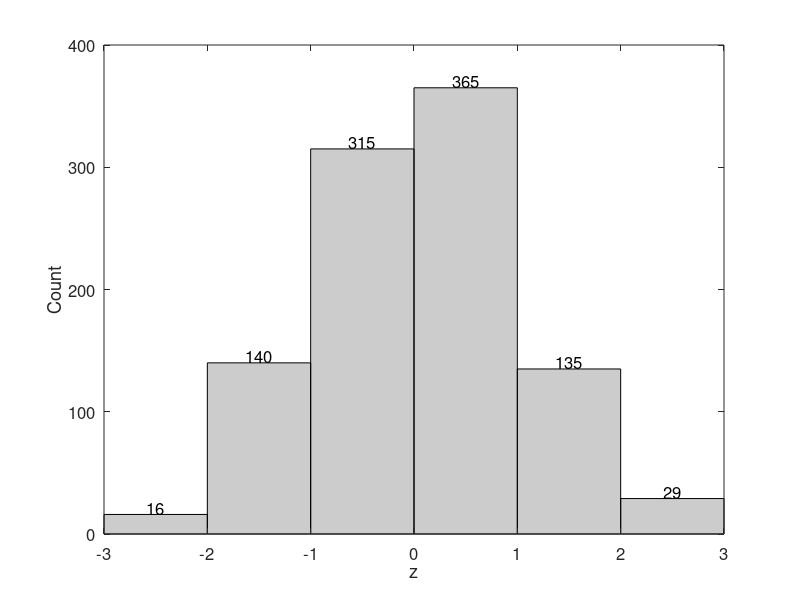

Write MATLAB code to recreate this figure.
%% FINE-TUNE THE HISTOGRAM
z = randn(1000,1);       % Generate data.
BinCenters = (-2.5:2.5); % Define the bin centers.
figure;
hist(z,BinCenters);      % Generate histogram.
xlabel('z'); ylabel('Count');
set(gca,'FontSize',12,...% Change the font size.
    'XLim',[-3,3],...    % Set x range.
    'YTick',(0:100:400));
PatchHandle = findobj('Type','Patch'); % Get the patch object handles.
set(PatchHandle,'FaceColor',[0.8 0.8 0.8]); % Set the color of the bars.
% When returning values, hist will not produce figure.
BinCounts = hist(z,BinCenters); 
for i=1:length(BinCounts)  % For each bin bount, put the number on the top.
    text(BinCenters(i),BinCounts(i),... % Text location.
        num2str(BinCounts(i)),...       % Convert number to string.
        'FontSize',12,...               % Set font size.
        'HorizontalAlignment','center',... % Set alignment.
        'VerticalAlignment','bottom');
end
